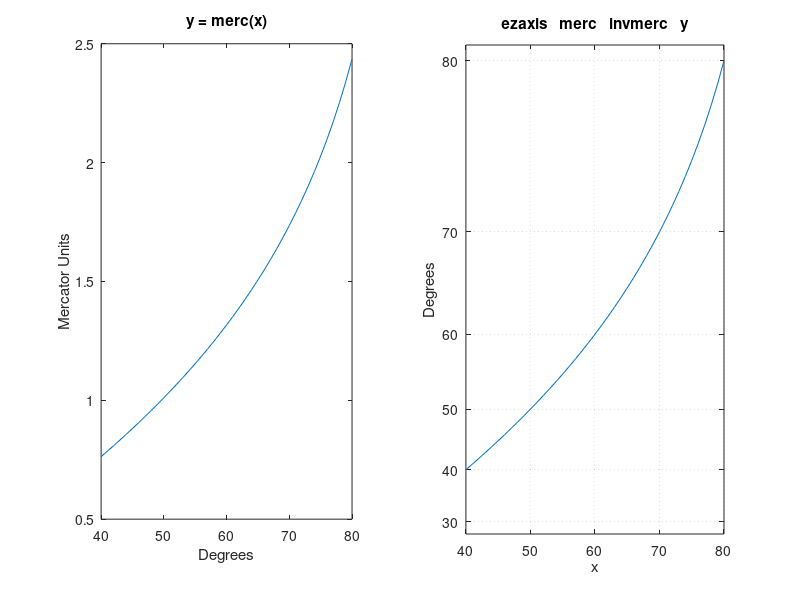

Write the MATLAB code that produced this figure.
function ezaxis(theFcn, theInvFcn, theAxis)

% ezaxis -- Map ticks on an axis.
%  ezaxis(theFcn, 'theInvFcn', 'theAxis') uses 'theFcn'
%   and 'theInvFcn' functions to map 'theAxis' ('x', 'y',
%   or 'z'; default = 'y').  Either function may be a
%   function name, to be evaluated by "feval", or a
%   Matlab expression of "t", where "t" represents
%   tick locations.
%  ezaxis('demo') demonstrates itself with y = exp(x),
%   then "ezaxis exp log y".  The figure is automatically
%   updated when resized.
 
% Copyright (C) 1999 Dr. Charles R. Denham, ZYDECO.
%  All Rights Reserved.
%   Disclosure without explicit written consent from the
%    copyright owner does not constitute publication.
 
% Version of 21-Oct-1999 23:41:27.
% Updated    27-Oct-1999 08:41:57.

if nargin < 1, help(mfilename), theFcn = 'demo'; end
if nargin < 2, theInvFcn = ''; end
if nargin < 3, theAxis = 'y'; end

if isequal(theFcn, 'demo')
	delete(get(gcf, 'Children'))
	if (0)
		theFcn = 'exp';
		theInvFcn = 'log';
	else
		theFcn = 'merc';
		theInvFcn = 'invmerc';
	end
	theAxis = 'y';
	x = linspace(40, 80, 41);
	y = feval(theFcn, x);
	subplot(1, 2, 1)
	plot(x, y), title('y = merc(x)')
	xlabel('Degrees'), ylabel('Mercator Units')
	set(gca, 'HandleVisibility', 'off')
	subplot(1, 2, 2)
	theCommand = 'ezaxis   merc   invmerc   y';
	plot(x, y), title(theCommand)
	xlabel('x'), ylabel('Degrees')
	feval(mfilename, theFcn, theInvFcn, theAxis)
	set(gca, 'GridLineStyle', ':')
	grid on
	set(gcf, 'ResizeFcn', theCommand)
	figure(gcf)
	set(gcf, 'Name', 'ezaxis demo')
	return
end

orig = gca;

thePosition = get(orig, 'Position');
theLim = get(orig, [theAxis 'Lim']);

alphabet = char([abs('A'):abs('Z') abs('a'):abs('z') abs('_')]);

isExpression = 0;
for i = 1:length(theInvFcn)
	if any(theInvFcn(i) == alphabet)
	else
		isExpression = 1;
		break
	end
end

for i = 1:length(theLim)
	t = theLim(i);
	if isExpression
		theLim(i) = eval(theInvFcn);
	else
		theLim(i) = feval(theInvFcn, t);
	end
end

temp = axes('Position', thePosition, 'Visible', 'off');
set(temp, [theAxis 'Lim'], theLim)

theTick = get(temp, [theAxis 'Tick']);
theTickLabels = get(temp, [theAxis 'TickLabel']);

delete(temp)

isExpression = 0;
for i = 1:length(theFcn)
	if any(theFcn(i) == alphabet)
	else
		isExpression = 1;
		break
	end
end

for i = 1:length(theTick)
	t = theTick(i);
	if isExpression
		theTick(i) = eval(theFcn);
	else
		theTick(i) = feval(theFcn, t);
	end
end

set(orig, [theAxis 'Tick'], theTick, [theAxis 'TickLabel'], theTickLabels)


function y = merc(latitude)

% merc -- Mercator projection.
%  merc(latitude) returns the Mercator projection
%   for the latitude, given in degrees.

RCF = 180/pi;

y = log(tan(0.25*pi+0.5*latitude/RCF));


function latitude = invmerc(y)

% invmerc -- Inverse Mercator projection.
%  invmerc(y) returns the latitude, in degrees,
%   corresponding to the Mercator coordinate y.

RCF = 180/pi;
latitude = (pi/2 - 2*atan(exp(-y)))*RCF;
